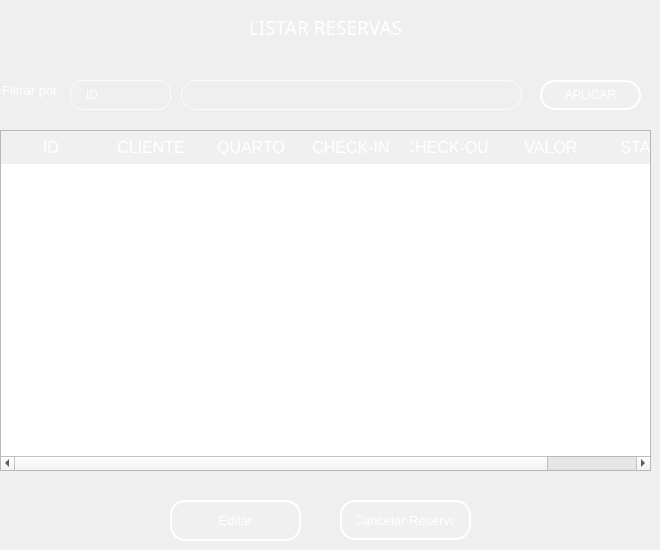
    <widget class="QWidget" name="page_21">
     <widget class="QLabel" name="label_57">
      <property name="geometry">
       <rect>
        <x>0</x>
        <y>0</y>
        <width>651</width>
        <height>55</height>
       </rect>
      </property>
      <property name="font">
       <font>
        <family>Montserrat Medium</family>
        <pointsize>14</pointsize>
        <italic>false</italic>
       </font>
      </property>
      <property name="styleSheet">
       <string notr="true">background-color: qlineargradient(spread:pad, x1:0, y1:0, x1:0, y1:1, 
                                 stop:0 rgba(0, 50, 150, 255), 
                                 stop:1 rgba(51, 156, 255, 255));</string>
      </property>
      <property name="text">
       <string>&lt;html&gt;&lt;head/&gt;&lt;body&gt;&lt;p align=&quot;center&quot;&gt;&lt;span style=&quot; color:#ffffff;&quot;&gt;LISTAR RESERVAS&lt;/span&gt;&lt;/p&gt;&lt;/body&gt;&lt;/html&gt;</string>
      </property>
     </widget>
     <widget class="QTableWidget" name="tabela_lista_reserva">
      <property name="geometry">
       <rect>
        <x>0</x>
        <y>130</y>
        <width>651</width>
        <height>341</height>
       </rect>
      </property>
      <property name="font">
       <font>
        <family>MS Shell Dlg 2</family>
        <pointsize>12</pointsize>
        <weight>50</weight>
        <bold>false</bold>
       </font>
      </property>
      <property name="styleSheet">
       <string notr="true">/* Remove todos os espaços e bordas entre os cabeçalhos */
QHeaderView {
    border: 1px;                         /* Remove bordas externas */
    margin: 0px;                         /* Remove margens */
    padding: 0px;                        /* Remove espaçamento */
}

/* Cabeçalho horizontal (linha de títulos) */
QHeaderView::section:horizontal {
    background-color: rgba(255, 255, 255, 20);  /* Azul */
    color: white;
    border: 1px;                         /* Sem bordas */
    padding: 5px 10px;                   /* Espaçamento interno */
}

/* Cabeçalho vertical (linha lateral) */
QHeaderView::section:vertical {
    background-color: rgba(255, 255, 255, 20);  /* Mesmo azul */
    color: white;
    border: 1px;
    padding: 10px 5px;
}

/* Canto superior esquerdo (onde os cabeçalhos se encontram) */
QTableCornerButton::section {
    background-color: rgba(255, 255, 255, 20);  /* Azul para unificar visual */
    border: 1px;
}</string>
      </property>
      <column>
       <property name="text">
        <string>ID</string>
       </property>
      </column>
      <column>
       <property name="text">
        <string>CLIENTE</string>
       </property>
      </column>
      <column>
       <property name="text">
        <string>QUARTO</string>
       </property>
      </column>
      <column>
       <property name="text">
        <string>CHECK-IN</string>
       </property>
      </column>
      <column>
       <property name="text">
        <string>CHECK-OUT</string>
       </property>
      </column>
      <column>
       <property name="text">
        <string>VALOR</string>
       </property>
      </column>
      <column>
       <property name="text">
        <string>STATUS</string>
       </property>
      </column>
     </widget>
     <widget class="QComboBox" name="comboBox_filtro_2">
      <property name="geometry">
       <rect>
        <x>70</x>
        <y>80</y>
        <width>101</width>
        <height>30</height>
       </rect>
      </property>
      <property name="styleSheet">
       <string notr="true">QComboBox {
    border: 1px solid rgba(255, 255, 255, 200);  /* Borda visível */
    border-radius: 13px;
    background-color: transparent;              /* Totalmente transparente */
    padding: 5px 15px;
    color: white;
    font-size: 12px;
    background-clip: padding-box;
}

QComboBox:focus {
    border: 1px solid rgba(255, 255, 255, 255);  /* Borda mais forte no foco */
    background-color: rgba(255, 255, 255, 36);   /* Leve destaque no foco */
}

/* Remove o botão e a seta */
QComboBox::drop-down {
    border: 1one;
    background: transparent;
    width: 0px;  /* Esconde o espaço reservado pra seta */
}

QComboBox::down-arrow {
    width: 0;
    height: 0;
    border: 1one;
}

/* Dropdown com estilo flat e legível */
QComboBox QAbstractItemView {
    background-color: #2A2A2A;              /* Fundo da lista */
    color: white;                           /* Texto das opções */
    border: 1px solid rgba(255, 255, 255, 50);
    border-radius: 8px;
    selection-background-color: #339CFF;    /* Azul no hover/seleção */
    selection-color: black;
}
</string>
      </property>
      <item>
       <property name="text">
        <string>ID</string>
       </property>
      </item>
      <item>
       <property name="text">
        <string>CLIENTE</string>
       </property>
      </item>
      <item>
       <property name="text">
        <string>QUARTO</string>
       </property>
      </item>
      <item>
       <property name="text">
        <string>CHECK-IN</string>
       </property>
      </item>
      <item>
       <property name="text">
        <string>CHECK-OUT</string>
       </property>
      </item>
      <item>
       <property name="text">
        <string>VALOR</string>
       </property>
      </item>
      <item>
       <property name="text">
        <string>STATUS</string>
       </property>
      </item>
     </widget>
     <widget class="QLabel" name="label_7">
      <property name="geometry">
       <rect>
        <x>2</x>
        <y>80</y>
        <width>60</width>
        <height>20</height>
       </rect>
      </property>
      <property name="font">
       <font>
        <pointsize>10</pointsize>
       </font>
      </property>
      <property name="styleSheet">
       <string notr="true">QLabel {
    background: transparent;
    color: white; /* ou o azul da paleta: #339CFF */
    border: 1one;
    padding: 0px;
}
</string>
      </property>
      <property name="text">
       <string>Filtrar por</string>
      </property>
     </widget>
     <widget class="QLineEdit" name="lineEdit_busca">
      <property name="geometry">
       <rect>
        <x>181</x>
        <y>80</y>
        <width>341</width>
        <height>30</height>
       </rect>
      </property>
      <property name="styleSheet">
       <string notr="true">QLineEdit {
    /* Borda e fundo */
    border: 1px solid rgba(255, 255, 255, 200);
    border-radius: 15px;
    background-color: rgba(0, 0, 0, 0); /* Totalmente transparente */
    
    /* Espaçamento interno */
    padding: 5px 15px;
    
    /* Cor do texto */
    color: white;
    
    /* Melhora a renderização */
    background-clip: padding-box;
}

/* Efeito ao focar */
QLineEdit:focus {
    border: 1px solid rgba(255, 255, 255, 255);
    background-color: rgba(255, 255, 255, 36);
}</string>
      </property>
     </widget>
     <widget class="QPushButton" name="botao_aplicar_filtro">
      <property name="geometry">
       <rect>
        <x>540</x>
        <y>80</y>
        <width>101</width>
        <height>30</height>
       </rect>
      </property>
      <property name="styleSheet">
       <string notr="true">QPushButton {
    background-color: rgba(255, 255, 255, 0.5);
    border: 5px solid rgba(255, 255, 255, 0.3); /* Borda branca translúcida */
    color: #333333; /* Texto totalmente opaco */
}

QPushButton:hover {
    background-color: rgba(207, 216, 220, 100);
    border-color:rgba(255, 255, 255,255);
    
}

QPushButton:pressed {
    background-color: #A0B2C8; /* Azul acinzentado */
border-color: #003366; /* Azul escuro */
color: #003366;
}
 QPushButton{border: 2px solid rgba(255, 255, 255, 200);
    border-radius: 15px;
    background-color: rgba(0, 0, 0, 0); /* Totalmente transparente */
    
    /* Espaçamento interno */
    padding: 5px 15px;
    
    /* Cor do texto */
    color: white;
    
    /* Melhora a renderização */
    background-clip: padding-box;
}

/* Efeito ao focar */
QPushButton {
    border: 2px solid rgba(255, 255, 255, 255);
    background-color: rgba(255, 255, 255, 20);
}</string>
      </property>
      <property name="text">
       <string>APLICAR</string>
      </property>
     </widget>
     <widget class="QPushButton" name="editButton_2">
      <property name="geometry">
       <rect>
        <x>170</x>
        <y>500</y>
        <width>131</width>
        <height>41</height>
       </rect>
      </property>
      <property name="font">
       <font>
        <family>MS Shell Dlg 2</family>
        <pointsize>10</pointsize>
        <weight>50</weight>
        <italic>false</italic>
        <bold>false</bold>
       </font>
      </property>
      <property name="styleSheet">
       <string notr="true">QPushButton {
    background-color: rgba(255, 255, 255, 0.5);
    border: 5px solid rgba(255, 255, 255, 0.3); /* Borda branca translúcida */
    color: #333333; /* Texto totalmente opaco */
}

QPushButton:hover {
    background-color: rgba(207, 216, 220, 100);
    border-color:rgba(255, 255, 255,255);
    
}

QPushButton:pressed {
    background-color: #A0B2C8; /* Azul acinzentado */
border-color: #003366; /* Azul escuro */
color: #003366;
}
 QPushButton{border: 2px solid rgba(255, 255, 255, 200);
    border-radius: 15px;
    background-color: rgba(0, 0, 0, 0); /* Totalmente transparente */
    
    /* Espaçamento interno */
    padding: 5px 15px;
    
    /* Cor do texto */
    color: white;
    
    /* Melhora a renderização */
    background-clip: padding-box;
}

/* Efeito ao focar */
QPushButton {
    border: 2px solid rgba(255, 255, 255, 255);
    background-color: rgba(255, 255, 255, 20);
}</string>
      </property>
      <property name="text">
       <string>Editar</string>
      </property>
     </widget>
     <widget class="QPushButton" name="btn_cancel">
      <property name="geometry">
       <rect>
        <x>340</x>
        <y>500</y>
        <width>131</width>
        <height>40</height>
       </rect>
      </property>
      <property name="font">
       <font>
        <family>MS Shell Dlg 2</family>
        <pointsize>10</pointsize>
        <weight>50</weight>
        <italic>false</italic>
        <bold>false</bold>
       </font>
      </property>
      <property name="styleSheet">
       <string notr="true">QPushButton {
    background-color: rgba(255, 255, 255, 0.5);
    border: 5px solid rgba(255, 255, 255, 0.3); /* Borda branca translúcida */
    color: #333333; /* Texto totalmente opaco */
}

QPushButton:hover {
    background-color: rgba(207, 216, 220, 100);
    border-color:rgba(255, 255, 255,255);
    
}

QPushButton:pressed {
    background-color: #A0B2C8; /* Azul acinzentado */
border-color: #003366; /* Azul escuro */
color: #003366;
}
 QPushButton{border: 2px solid rgba(255, 255, 255, 200);
    border-radius: 15px;
    background-color: rgba(0, 0, 0, 0); /* Totalmente transparente */
    
    /* Espaçamento interno */
    padding: 5px 15px;
    
    /* Cor do texto */
    color: white;
    
    /* Melhora a renderização */
    background-clip: padding-box;
}

/* Efeito ao focar */
QPushButton {
    border: 2px solid rgba(255, 255, 255, 255);
    background-color: rgba(255, 255, 255, 20);
}</string>
      </property>
      <property name="text">
       <string>Cancelar Reserva</string>
      </property>
     </widget>
    </widget>
